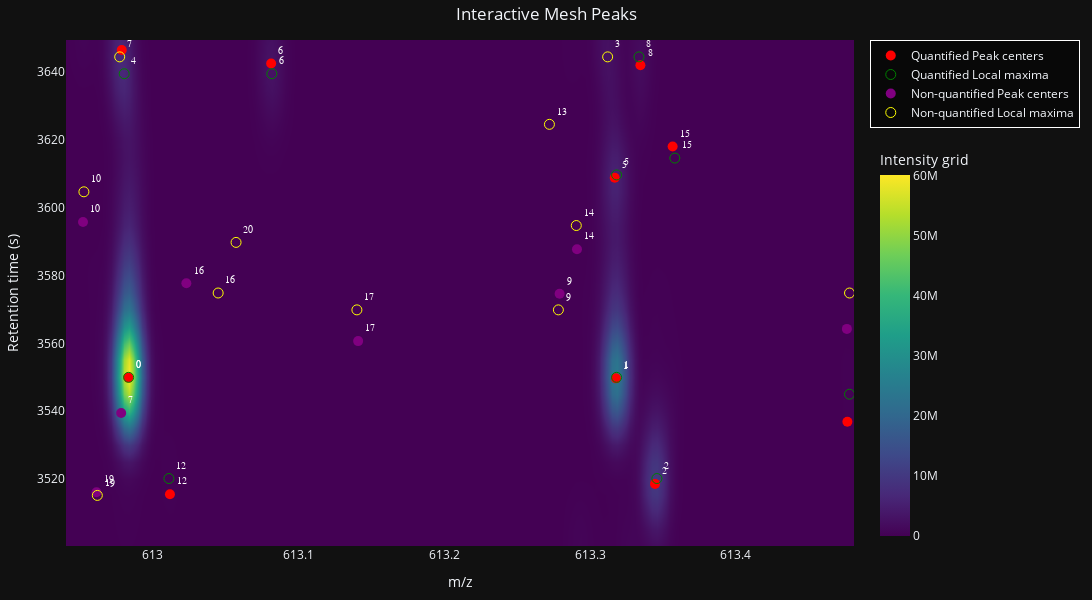
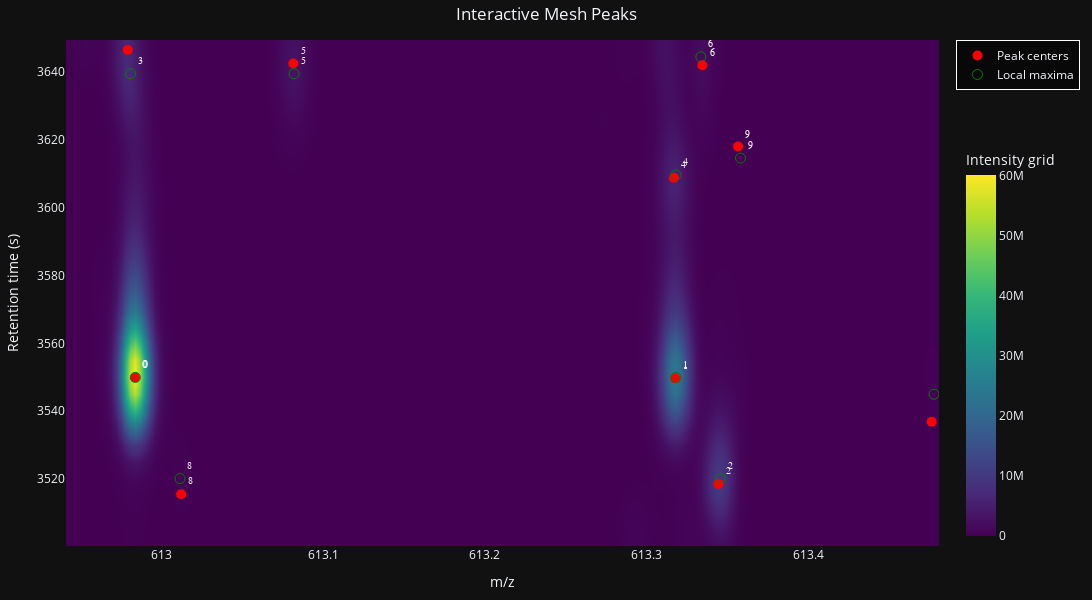

Write notebook code for charts like these, in order.
### Markdown cell above
Let now visualize the sample plot in interactive mode using plotly library.

### Code cell
# Interactive plotting using plotly the 2D smoothed grid and with all peaks
plotWithFailedPeaksInteractive = plot_meshPeaks_interactive(mesh=grid1r[0], peaks=peaks1r[0], localMax=localMax1r[0], withFailedPeaks=True, showIndeces=True)
plotWithFailedPeaksInteractive = plot_meshPeaks_interactive(mesh=grid1r[0], peaks=peaks1r[0], localMax=localMax1r[0], withFailedPeaks=False, showIndeces=True)

### Figure 1 — Plotly figure (JSON) as saved in the notebook; plotly's stock layout.template omitted (floating-point values rounded to 4 significant figures; data arrays with more than 128 entries replaced by an {"elided": "..."} marker saying what was removed)
{"data": [{"colorbar": {"len": 0.8, "thickness": 30, "title": {"text": "Intensity grid"}, "x": 1.02, "xanchor": "left", "y": 0.8, "yanchor": "top"}, "colorscale": [[0, "#440154"], [0.1111, "#482878"], [0.2222, "#3e4989"], [0.3333, "#31688e"], [0.4444, "#26828e"], [0.5556, "#1f9e89"], [0.6667, "#35b779"], [0.7778, "#6ece58"], [0.8889, "#b5de2b"], [1, "#fde725"]], "showscale": true, "type": "heatmap", "x": {"elided": "177 float values"}, "y": [3500.0, 3505.0, 3510.0, 3515.0, 3520.0, 3525.0, 3530.0, 3535.0, 3540.0, 3545.0, 3550.0, 3555.0, 3560.0, 3565.0, 3570.0, 3575.0, 3580.0, 3585.0, 3590.0, 3595.0, 3600.0, 3605.0, 3610.0, 3615.0, 3620.0, 3624.0, 3629.0, 3634.0, 3639.0, 3644.0, 3649.0], "z": {"elided": "31x177 float values"}, "zsmooth": "best"}, {"marker": {"color": "red", "size": 10, "symbol": "circle"}, "mode": "markers+text", "name": "Quantified Peak centers", "text": ["0", "1", "2", "4", "5", "6", "8", "11", "12", "15"], "textfont": {"color": "white", "family": "Arial", "size": 10}, "textposition": "top right", "type": "scatter", "x": [613.0, 613.3, 613.3, 613.0, 613.3, 613.1, 613.3, 613.5, 613.0, 613.4], "y": [3550.0, 3550.0, 3519.0, 3646.0, 3609.0, 3642.0, 3642.0, 3537.0, 3516.0, 3618.0]}, {"marker": {"color": "green", "size": 10, "symbol": "circle-open"}, "mode": "markers+text", "name": "Quantified Local maxima", "text": ["0", "1", "2", "4", "5", "6", "8", "11", "12", "15"], "textfont": {"color": "white", "family": "Arial", "size": 10}, "textposition": "top right", "type": "scatter", "x": [613.0, 613.3, 613.3, 613.0, 613.3, 613.1, 613.3, 613.5, 613.0, 613.4], "y": [3550.0, 3550.0, 3520.0, 3639.0, 3610.0, 3639.0, 3644.0, 3545.0, 3520.0, 3615.0]}, {"marker": {"color": "purple", "size": 10, "symbol": "circle"}, "mode": "markers+text", "name": "Non-quantified Peak centers", "text": ["3", "7", "9", "10", "13", "14", "16", "17", "18", "19", "20"], "textfont": {"color": "white", "family": "Arial", "size": 10}, "textposition": "top right", "type": "scatter", "x": [613.3, 613.0, 613.3, 613.0, 613.3, 613.3, 613.0, 613.1, 613.5, 613.0, 613.1], "y": [3723.0, 3539.0, 3575.0, 3596.0, 3683.0, 3588.0, 3578.0, 3561.0, 3564.0, 3516.0, 3485.0]}, {"marker": {"color": "yellow", "size": 10, "symbol": "circle-open"}, "mode": "markers+text", "name": "Non-quantified Local maxima", "text": ["3", "7", "9", "10", "13", "14", "16", "17", "18", "19", "20"], "textfont": {"color": "white", "family": "Arial", "size": 10}, "textposition": "top right", "type": "scatter", "x": [613.3, 613.0, 613.3, 613.0, 613.3, 613.3, 613.0, 613.1, 613.5, 613.0, 613.1], "y": [3644.0, 3644.0, 3570.0, 3605.0, 3624.0, 3595.0, 3575.0, 3570.0, 3575.0, 3515.0, 3590.0]}], "layout": {"height": 600, "legend": {"bgcolor": "rgba(0,0,0,0.5)", "bordercolor": "white", "borderwidth": 1, "orientation": "v", "x": 1.02, "xanchor": "left", "y": 1, "yanchor": "top"}, "margin": {"b": 50, "l": 60, "r": 120, "t": 40}, "title": {"pad": {"t": 10}, "text": "Interactive Mesh Peaks", "x": 0.5}, "width": 1200, "xaxis": {"range": [612.9, 613.5], "title": {"text": "m/z"}}, "yaxis": {"range": [3500.0, 3649.0], "title": {"text": "Retention time (s)"}}}}

### Figure 2 — Plotly figure (JSON) as saved in the notebook; plotly's stock layout.template omitted (floating-point values rounded to 4 significant figures; data arrays with more than 128 entries replaced by an {"elided": "..."} marker saying what was removed)
{"data": [{"colorbar": {"len": 0.8, "thickness": 30, "title": {"text": "Intensity grid"}, "x": 1.02, "xanchor": "left", "y": 0.8, "yanchor": "top"}, "colorscale": [[0, "#440154"], [0.1111, "#482878"], [0.2222, "#3e4989"], [0.3333, "#31688e"], [0.4444, "#26828e"], [0.5556, "#1f9e89"], [0.6667, "#35b779"], [0.7778, "#6ece58"], [0.8889, "#b5de2b"], [1, "#fde725"]], "showscale": true, "type": "heatmap", "x": {"elided": "177 float values"}, "y": [3500.0, 3505.0, 3510.0, 3515.0, 3520.0, 3525.0, 3530.0, 3535.0, 3540.0, 3545.0, 3550.0, 3555.0, 3560.0, 3565.0, 3570.0, 3575.0, 3580.0, 3585.0, 3590.0, 3595.0, 3600.0, 3605.0, 3610.0, 3615.0, 3620.0, 3624.0, 3629.0, 3634.0, 3639.0, 3644.0, 3649.0], "z": {"elided": "31x177 float values"}, "zsmooth": "best"}, {"marker": {"color": "red", "size": 10, "symbol": "circle"}, "mode": "markers+text", "name": "Peak centers", "text": ["0", "1", "2", "3", "4", "5", "6", "7", "8", "9", "10", "11", "12", "13", "14", "15", "16", "17", "18", "19", "20"], "textfont": {"color": "white", "family": "Arial", "size": 10}, "textposition": "top right", "type": "scatter", "x": [613.0, 613.3, 613.3, 613.0, 613.3, 613.1, 613.3, 613.5, 613.0, 613.4], "y": [3550.0, 3550.0, 3519.0, 3646.0, 3609.0, 3642.0, 3642.0, 3537.0, 3516.0, 3618.0]}, {"marker": {"color": "green", "size": 10, "symbol": "circle-open"}, "mode": "markers+text", "name": "Local maxima", "text": ["0", "1", "2", "3", "4", "5", "6", "7", "8", "9", "10", "11", "12", "13", "14", "15", "16", "17", "18", "19", "20"], "textfont": {"color": "white", "family": "Arial", "size": 10}, "textposition": "top right", "type": "scatter", "x": [613.0, 613.3, 613.3, 613.0, 613.3, 613.1, 613.3, 613.5, 613.0, 613.4], "y": [3550.0, 3550.0, 3520.0, 3639.0, 3610.0, 3639.0, 3644.0, 3545.0, 3520.0, 3615.0]}], "layout": {"height": 600, "legend": {"bgcolor": "rgba(0,0,0,0.5)", "bordercolor": "white", "borderwidth": 1, "orientation": "v", "x": 1.02, "xanchor": "left", "y": 1, "yanchor": "top"}, "margin": {"b": 50, "l": 60, "r": 120, "t": 40}, "title": {"pad": {"t": 10}, "text": "Interactive Mesh Peaks", "x": 0.5}, "width": 1200, "xaxis": {"range": [612.9, 613.5], "title": {"text": "m/z"}}, "yaxis": {"range": [3500.0, 3649.0], "title": {"text": "Retention time (s)"}}}}
